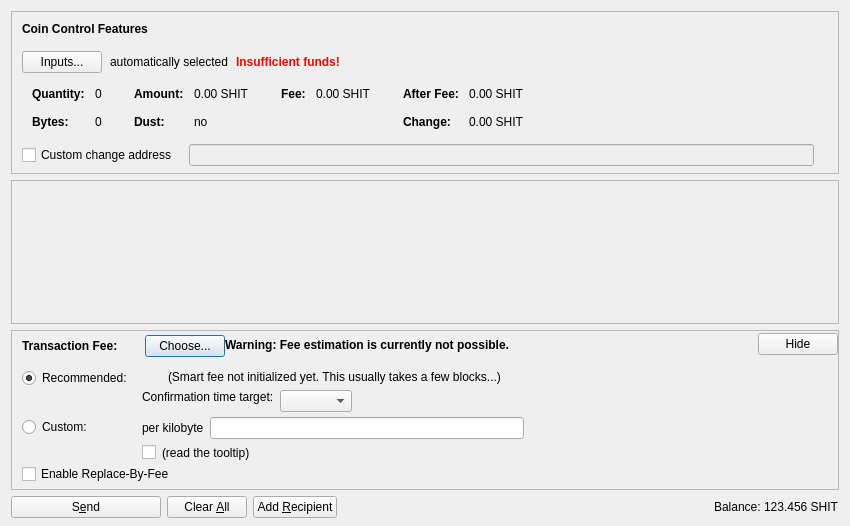
<?xml version="1.0" encoding="UTF-8"?>
<ui version="4.0">
 <class>SendCoinsDialog</class>
 <widget class="QDialog" name="SendCoinsDialog">
  <property name="geometry">
   <rect>
    <x>0</x>
    <y>0</y>
    <width>850</width>
    <height>526</height>
   </rect>
  </property>
  <property name="windowTitle">
   <string>Send Coins</string>
  </property>
  <layout class="QVBoxLayout" name="verticalLayout" stretch="0,1,0,0">
   <property name="bottomMargin">
    <number>8</number>
   </property>
   <item>
    <widget class="QFrame" name="frameCoinControl">
     <property name="sizePolicy">
      <sizepolicy hsizetype="Expanding" vsizetype="Expanding">
       <horstretch>0</horstretch>
       <verstretch>0</verstretch>
      </sizepolicy>
     </property>
     <property name="maximumSize">
      <size>
       <width>16777215</width>
       <height>16777215</height>
      </size>
     </property>
     <property name="frameShape">
      <enum>QFrame::StyledPanel</enum>
     </property>
     <property name="frameShadow">
      <enum>QFrame::Sunken</enum>
     </property>
     <layout class="QVBoxLayout" name="verticalLayoutCoinControl2">
      <property name="spacing">
       <number>0</number>
      </property>
      <property name="leftMargin">
       <number>0</number>
      </property>
      <property name="topMargin">
       <number>0</number>
      </property>
      <property name="rightMargin">
       <number>0</number>
      </property>
      <property name="bottomMargin">
       <number>6</number>
      </property>
      <item>
       <layout class="QVBoxLayout" name="verticalLayoutCoinControl" stretch="0,0,0,0,1">
        <property name="spacing">
         <number>0</number>
        </property>
        <property name="leftMargin">
         <number>10</number>
        </property>
        <property name="topMargin">
         <number>10</number>
        </property>
        <item>
         <layout class="QHBoxLayout" name="horizontalLayoutCoinControl1">
          <property name="bottomMargin">
           <number>15</number>
          </property>
          <item>
           <widget class="QLabel" name="labelCoinControlFeatures">
            <property name="sizePolicy">
             <sizepolicy hsizetype="Preferred" vsizetype="Maximum">
              <horstretch>0</horstretch>
              <verstretch>0</verstretch>
             </sizepolicy>
            </property>
            <property name="font">
             <font>
              <weight>75</weight>
              <bold>true</bold>
             </font>
            </property>
            <property name="styleSheet">
             <string notr="true">font-weight:bold;</string>
            </property>
            <property name="text">
             <string>Coin Control Features</string>
            </property>
           </widget>
          </item>
         </layout>
        </item>
        <item>
         <layout class="QHBoxLayout" name="horizontalLayoutCoinControl2" stretch="0,0,0,0">
          <property name="spacing">
           <number>8</number>
          </property>
          <property name="bottomMargin">
           <number>10</number>
          </property>
          <item>
           <widget class="QPushButton" name="pushButtonCoinControl">
            <property name="styleSheet">
             <string notr="true"/>
            </property>
            <property name="text">
             <string>Inputs...</string>
            </property>
            <property name="autoDefault">
             <bool>false</bool>
            </property>
           </widget>
          </item>
          <item>
           <widget class="QLabel" name="labelCoinControlAutomaticallySelected">
            <property name="text">
             <string>automatically selected</string>
            </property>
            <property name="margin">
             <number>5</number>
            </property>
           </widget>
          </item>
          <item>
           <widget class="QLabel" name="labelCoinControlInsuffFunds">
            <property name="font">
             <font>
              <weight>75</weight>
              <bold>true</bold>
             </font>
            </property>
            <property name="styleSheet">
             <string notr="true">color:red;font-weight:bold;</string>
            </property>
            <property name="text">
             <string>Insufficient funds!</string>
            </property>
            <property name="margin">
             <number>5</number>
            </property>
           </widget>
          </item>
          <item>
           <spacer name="horizontalSpacerCoinControl">
            <property name="orientation">
             <enum>Qt::Horizontal</enum>
            </property>
            <property name="sizeHint" stdset="0">
             <size>
              <width>40</width>
              <height>1</height>
             </size>
            </property>
           </spacer>
          </item>
         </layout>
        </item>
        <item>
         <widget class="QWidget" name="widgetCoinControl" native="true">
          <property name="sizePolicy">
           <sizepolicy hsizetype="Preferred" vsizetype="Preferred">
            <horstretch>0</horstretch>
            <verstretch>0</verstretch>
           </sizepolicy>
          </property>
          <property name="minimumSize">
           <size>
            <width>0</width>
            <height>0</height>
           </size>
          </property>
          <property name="styleSheet">
           <string notr="true"/>
          </property>
          <layout class="QHBoxLayout" name="horizontalLayoutCoinControl5">
           <property name="leftMargin">
            <number>0</number>
           </property>
           <property name="topMargin">
            <number>0</number>
           </property>
           <property name="rightMargin">
            <number>0</number>
           </property>
           <property name="bottomMargin">
            <number>0</number>
           </property>
           <item>
            <layout class="QHBoxLayout" name="horizontalLayoutCoinControl3" stretch="0,0,0,1">
             <property name="spacing">
              <number>20</number>
             </property>
             <property name="topMargin">
              <number>0</number>
             </property>
             <property name="bottomMargin">
              <number>10</number>
             </property>
             <item>
              <layout class="QFormLayout" name="formLayoutCoinControl1">
               <property name="horizontalSpacing">
                <number>10</number>
               </property>
               <property name="verticalSpacing">
                <number>14</number>
               </property>
               <property name="leftMargin">
                <number>10</number>
               </property>
               <property name="topMargin">
                <number>4</number>
               </property>
               <property name="rightMargin">
                <number>6</number>
               </property>
               <item row="0" column="0">
                <widget class="QLabel" name="labelCoinControlQuantityText">
                 <property name="font">
                  <font>
                   <weight>75</weight>
                   <bold>true</bold>
                  </font>
                 </property>
                 <property name="text">
                  <string>Quantity:</string>
                 </property>
                 <property name="margin">
                  <number>0</number>
                 </property>
                </widget>
               </item>
               <item row="0" column="1">
                <widget class="QLabel" name="labelCoinControlQuantity">
                 <property name="cursor">
                  <cursorShape>IBeamCursor</cursorShape>
                 </property>
                 <property name="contextMenuPolicy">
                  <enum>Qt::ActionsContextMenu</enum>
                 </property>
                 <property name="text">
                  <string notr="true">0</string>
                 </property>
                 <property name="margin">
                  <number>0</number>
                 </property>
                 <property name="textInteractionFlags">
                  <set>Qt::LinksAccessibleByMouse|Qt::TextSelectableByKeyboard|Qt::TextSelectableByMouse</set>
                 </property>
                </widget>
               </item>
               <item row="1" column="0">
                <widget class="QLabel" name="labelCoinControlBytesText">
                 <property name="font">
                  <font>
                   <weight>75</weight>
                   <bold>true</bold>
                  </font>
                 </property>
                 <property name="text">
                  <string>Bytes:</string>
                 </property>
                </widget>
               </item>
               <item row="1" column="1">
                <widget class="QLabel" name="labelCoinControlBytes">
                 <property name="cursor">
                  <cursorShape>IBeamCursor</cursorShape>
                 </property>
                 <property name="contextMenuPolicy">
                  <enum>Qt::ActionsContextMenu</enum>
                 </property>
                 <property name="text">
                  <string notr="true">0</string>
                 </property>
                 <property name="textInteractionFlags">
                  <set>Qt::LinksAccessibleByMouse|Qt::TextSelectableByKeyboard|Qt::TextSelectableByMouse</set>
                 </property>
                </widget>
               </item>
              </layout>
             </item>
             <item>
              <layout class="QFormLayout" name="formLayoutCoinControl2">
               <property name="horizontalSpacing">
                <number>10</number>
               </property>
               <property name="verticalSpacing">
                <number>14</number>
               </property>
               <property name="leftMargin">
                <number>6</number>
               </property>
               <property name="topMargin">
                <number>4</number>
               </property>
               <property name="rightMargin">
                <number>6</number>
               </property>
               <item row="0" column="0">
                <widget class="QLabel" name="labelCoinControlAmountText">
                 <property name="font">
                  <font>
                   <weight>75</weight>
                   <bold>true</bold>
                  </font>
                 </property>
                 <property name="text">
                  <string>Amount:</string>
                 </property>
                 <property name="margin">
                  <number>0</number>
                 </property>
                </widget>
               </item>
               <item row="0" column="1">
                <widget class="QLabel" name="labelCoinControlAmount">
                 <property name="cursor">
                  <cursorShape>IBeamCursor</cursorShape>
                 </property>
                 <property name="contextMenuPolicy">
                  <enum>Qt::ActionsContextMenu</enum>
                 </property>
                 <property name="text">
                  <string notr="true">0.00 SHIT</string>
                 </property>
                 <property name="textInteractionFlags">
                  <set>Qt::LinksAccessibleByMouse|Qt::TextSelectableByKeyboard|Qt::TextSelectableByMouse</set>
                 </property>
                </widget>
               </item>
               <item row="1" column="0">
                <widget class="QLabel" name="labelCoinControlLowOutputText">
                 <property name="font">
                  <font>
                   <weight>75</weight>
                   <bold>true</bold>
                  </font>
                 </property>
                 <property name="text">
                  <string>Dust:</string>
                 </property>
                </widget>
               </item>
               <item row="1" column="1">
                <widget class="QLabel" name="labelCoinControlLowOutput">
                 <property name="cursor">
                  <cursorShape>IBeamCursor</cursorShape>
                 </property>
                 <property name="contextMenuPolicy">
                  <enum>Qt::ActionsContextMenu</enum>
                 </property>
                 <property name="text">
                  <string notr="true">no</string>
                 </property>
                 <property name="textInteractionFlags">
                  <set>Qt::LinksAccessibleByMouse|Qt::TextSelectableByKeyboard|Qt::TextSelectableByMouse</set>
                 </property>
                </widget>
               </item>
              </layout>
             </item>
             <item>
              <layout class="QFormLayout" name="formLayoutCoinControl3">
               <property name="horizontalSpacing">
                <number>10</number>
               </property>
               <property name="verticalSpacing">
                <number>14</number>
               </property>
               <property name="leftMargin">
                <number>6</number>
               </property>
               <property name="topMargin">
                <number>4</number>
               </property>
               <property name="rightMargin">
                <number>6</number>
               </property>
               <item row="0" column="0">
                <widget class="QLabel" name="labelCoinControlFeeText">
                 <property name="font">
                  <font>
                   <weight>75</weight>
                   <bold>true</bold>
                  </font>
                 </property>
                 <property name="text">
                  <string>Fee:</string>
                 </property>
                 <property name="margin">
                  <number>0</number>
                 </property>
                </widget>
               </item>
               <item row="0" column="1">
                <widget class="QLabel" name="labelCoinControlFee">
                 <property name="cursor">
                  <cursorShape>IBeamCursor</cursorShape>
                 </property>
                 <property name="contextMenuPolicy">
                  <enum>Qt::ActionsContextMenu</enum>
                 </property>
                 <property name="text">
                  <string notr="true">0.00 SHIT</string>
                 </property>
                 <property name="textInteractionFlags">
                  <set>Qt::LinksAccessibleByMouse|Qt::TextSelectableByKeyboard|Qt::TextSelectableByMouse</set>
                 </property>
                </widget>
               </item>
              </layout>
             </item>
             <item>
              <layout class="QFormLayout" name="formLayoutCoinControl4">
               <property name="horizontalSpacing">
                <number>10</number>
               </property>
               <property name="verticalSpacing">
                <number>14</number>
               </property>
               <property name="leftMargin">
                <number>6</number>
               </property>
               <property name="topMargin">
                <number>4</number>
               </property>
               <property name="rightMargin">
                <number>6</number>
               </property>
               <item row="0" column="0">
                <widget class="QLabel" name="labelCoinControlAfterFeeText">
                 <property name="font">
                  <font>
                   <weight>75</weight>
                   <bold>true</bold>
                  </font>
                 </property>
                 <property name="text">
                  <string>After Fee:</string>
                 </property>
                 <property name="margin">
                  <number>0</number>
                 </property>
                </widget>
               </item>
               <item row="0" column="1">
                <widget class="QLabel" name="labelCoinControlAfterFee">
                 <property name="cursor">
                  <cursorShape>IBeamCursor</cursorShape>
                 </property>
                 <property name="contextMenuPolicy">
                  <enum>Qt::ActionsContextMenu</enum>
                 </property>
                 <property name="text">
                  <string notr="true">0.00 SHIT</string>
                 </property>
                 <property name="textInteractionFlags">
                  <set>Qt::LinksAccessibleByMouse|Qt::TextSelectableByKeyboard|Qt::TextSelectableByMouse</set>
                 </property>
                </widget>
               </item>
               <item row="1" column="0">
                <widget class="QLabel" name="labelCoinControlChangeText">
                 <property name="font">
                  <font>
                   <weight>75</weight>
                   <bold>true</bold>
                  </font>
                 </property>
                 <property name="text">
                  <string>Change:</string>
                 </property>
                </widget>
               </item>
               <item row="1" column="1">
                <widget class="QLabel" name="labelCoinControlChange">
                 <property name="cursor">
                  <cursorShape>IBeamCursor</cursorShape>
                 </property>
                 <property name="contextMenuPolicy">
                  <enum>Qt::ActionsContextMenu</enum>
                 </property>
                 <property name="text">
                  <string notr="true">0.00 SHIT</string>
                 </property>
                 <property name="textInteractionFlags">
                  <set>Qt::LinksAccessibleByMouse|Qt::TextSelectableByKeyboard|Qt::TextSelectableByMouse</set>
                 </property>
                </widget>
               </item>
              </layout>
             </item>
            </layout>
           </item>
          </layout>
         </widget>
        </item>
        <item>
         <layout class="QHBoxLayout" name="horizontalLayoutCoinControl4" stretch="0,0,0">
          <property name="spacing">
           <number>12</number>
          </property>
          <property name="sizeConstraint">
           <enum>QLayout::SetDefaultConstraint</enum>
          </property>
          <property name="topMargin">
           <number>5</number>
          </property>
          <property name="rightMargin">
           <number>5</number>
          </property>
          <item>
           <widget class="QCheckBox" name="checkBoxCoinControlChange">
            <property name="toolTip">
             <string>If this is activated, but the change address is empty or invalid, change will be sent to a newly generated address.</string>
            </property>
            <property name="text">
             <string>Custom change address</string>
            </property>
           </widget>
          </item>
          <item>
           <widget class="QValidatedLineEdit" name="lineEditCoinControlChange">
            <property name="enabled">
             <bool>false</bool>
            </property>
            <property name="sizePolicy">
             <sizepolicy hsizetype="Expanding" vsizetype="Fixed">
              <horstretch>0</horstretch>
              <verstretch>0</verstretch>
             </sizepolicy>
            </property>
           </widget>
          </item>
          <item>
           <widget class="QLabel" name="labelCoinControlChangeLabel">
            <property name="sizePolicy">
             <sizepolicy hsizetype="Preferred" vsizetype="Expanding">
              <horstretch>0</horstretch>
              <verstretch>0</verstretch>
             </sizepolicy>
            </property>
            <property name="minimumSize">
             <size>
              <width>0</width>
              <height>0</height>
             </size>
            </property>
            <property name="text">
             <string/>
            </property>
            <property name="margin">
             <number>3</number>
            </property>
           </widget>
          </item>
         </layout>
        </item>
        <item>
         <spacer name="verticalSpacerCoinControl">
          <property name="orientation">
           <enum>Qt::Vertical</enum>
          </property>
          <property name="sizeHint" stdset="0">
           <size>
            <width>800</width>
            <height>1</height>
           </size>
          </property>
         </spacer>
        </item>
       </layout>
      </item>
     </layout>
    </widget>
   </item>
   <item>
    <widget class="QScrollArea" name="scrollArea">
     <property name="widgetResizable">
      <bool>true</bool>
     </property>
     <widget class="QWidget" name="scrollAreaWidgetContents">
      <property name="geometry">
       <rect>
        <x>0</x>
        <y>0</y>
        <width>830</width>
        <height>104</height>
       </rect>
      </property>
      <layout class="QVBoxLayout" name="verticalLayout_2" stretch="0,1">
       <property name="leftMargin">
        <number>0</number>
       </property>
       <property name="topMargin">
        <number>0</number>
       </property>
       <property name="rightMargin">
        <number>0</number>
       </property>
       <property name="bottomMargin">
        <number>0</number>
       </property>
       <item>
        <layout class="QVBoxLayout" name="entries">
         <property name="spacing">
          <number>6</number>
         </property>
        </layout>
       </item>
       <item>
        <spacer name="verticalSpacer">
         <property name="orientation">
          <enum>Qt::Vertical</enum>
         </property>
         <property name="sizeHint" stdset="0">
          <size>
           <width>20</width>
           <height>40</height>
          </size>
         </property>
        </spacer>
       </item>
      </layout>
     </widget>
    </widget>
   </item>
   <item>
    <widget class="QFrame" name="frameFee">
     <property name="sizePolicy">
      <sizepolicy hsizetype="Expanding" vsizetype="Expanding">
       <horstretch>0</horstretch>
       <verstretch>0</verstretch>
      </sizepolicy>
     </property>
     <property name="maximumSize">
      <size>
       <width>16777215</width>
       <height>16777215</height>
      </size>
     </property>
     <property name="frameShape">
      <enum>QFrame::StyledPanel</enum>
     </property>
     <property name="frameShadow">
      <enum>QFrame::Sunken</enum>
     </property>
     <layout class="QVBoxLayout" name="verticalLayoutFee1">
      <property name="spacing">
       <number>0</number>
      </property>
      <property name="leftMargin">
       <number>0</number>
      </property>
      <property name="topMargin">
       <number>0</number>
      </property>
      <property name="rightMargin">
       <number>0</number>
      </property>
      <property name="bottomMargin">
       <number>0</number>
      </property>
      <item>
       <layout class="QVBoxLayout" name="verticalLayoutFee2" stretch="0,0,0">
        <property name="spacing">
         <number>0</number>
        </property>
        <property name="leftMargin">
         <number>10</number>
        </property>
        <property name="topMargin">
         <number>0</number>
        </property>
        <item>
         <layout class="QHBoxLayout" name="horizontalLayoutFee1">
          <property name="bottomMargin">
           <number>0</number>
          </property>
          <item>
           <layout class="QVBoxLayout" name="verticalLayoutFee7">
            <property name="spacing">
             <number>0</number>
            </property>
            <item>
             <spacer name="verticalSpacerSmartFee">
              <property name="orientation">
               <enum>Qt::Vertical</enum>
              </property>
              <property name="sizeType">
               <enum>QSizePolicy::Fixed</enum>
              </property>
              <property name="sizeHint" stdset="0">
               <size>
                <width>1</width>
                <height>4</height>
               </size>
              </property>
             </spacer>
            </item>
            <item>
             <layout class="QHBoxLayout" name="horizontalLayoutSmartFee">
              <property name="spacing">
               <number>10</number>
              </property>
              <item>
               <widget class="QLabel" name="labelFeeHeadline">
                <property name="sizePolicy">
                 <sizepolicy hsizetype="Preferred" vsizetype="Maximum">
                  <horstretch>0</horstretch>
                  <verstretch>0</verstretch>
                 </sizepolicy>
                </property>
                <property name="font">
                 <font>
                  <weight>75</weight>
                  <bold>true</bold>
                 </font>
                </property>
                <property name="styleSheet">
                 <string notr="true">font-weight:bold;</string>
                </property>
                <property name="text">
                 <string>Transaction Fee:</string>
                </property>
               </widget>
              </item>
              <item>
               <widget class="QLabel" name="labelFeeMinimized">
                <property name="text">
                 <string/>
                </property>
               </widget>
              </item>
              <item>
               <widget class="QPushButton" name="buttonChooseFee">
                <property name="text">
                 <string>Choose...</string>
                </property>
               </widget>
              </item>
             </layout>
            </item>
            <item>
             <spacer name="verticalSpacer_5">
              <property name="orientation">
               <enum>Qt::Vertical</enum>
              </property>
              <property name="sizeHint" stdset="0">
               <size>
                <width>1</width>
                <height>1</height>
               </size>
              </property>
             </spacer>
            </item>
           </layout>
          </item>
          <item>
           <widget class="QLabel" name="fallbackFeeWarningLabel">
            <property name="toolTip">
             <string>Using the fallbackfee can result in sending a transaction that will take several hours or days (or never) to confirm. Consider choosing your fee manually or wait until you have validated the complete chain.</string>
            </property>
            <property name="font">
            <font>
                <weight>75</weight>
                <bold>true</bold>
            </font>
            </property>
            <property name="text">
             <string>Warning: Fee estimation is currently not possible.</string>
            </property>
            <property name="wordWrap">
             <bool>false</bool>
            </property>
           </widget>
          </item>
          <item>
           <spacer name="horizontalSpacer_4">
            <property name="orientation">
             <enum>Qt::Horizontal</enum>
            </property>
            <property name="sizeType">
             <enum>QSizePolicy::MinimumExpanding</enum>
            </property>
            <property name="sizeHint" stdset="0">
             <size>
              <width>40</width>
              <height>20</height>
             </size>
            </property>
           </spacer>
          </item>
          <item>
           <widget class="QPushButton" name="buttonMinimizeFee">
            <property name="toolTip">
             <string>collapse fee-settings</string>
            </property>
            <property name="text">
             <string>Hide</string>
            </property>
           </widget>
          </item>
         </layout>
        </item>
        <item>
         <widget class="QFrame" name="frameFeeSelection">
          <layout class="QVBoxLayout" name="verticalLayoutFee12">
           <property name="spacing">
            <number>0</number>
           </property>
           <property name="leftMargin">
            <number>0</number>
           </property>
           <property name="topMargin">
            <number>0</number>
           </property>
           <property name="rightMargin">
            <number>0</number>
           </property>
           <property name="bottomMargin">
            <number>0</number>
           </property>
           <item>
            <layout class="QGridLayout" name="gridLayoutFee">
             <property name="topMargin">
              <number>10</number>
             </property>
             <property name="bottomMargin">
              <number>4</number>
             </property>
             <property name="horizontalSpacing">
              <number>10</number>
             </property>
             <property name="verticalSpacing">
              <number>4</number>
             </property>
             <item row="1" column="1">
              <layout class="QVBoxLayout" name="verticalLayoutFee8">
               <property name="spacing">
                <number>6</number>
               </property>
               <item>
                <layout class="QHBoxLayout" name="horizontalLayoutFee13">
                 <item>
                  <widget class="QLabel" name="labelCustomPerKilobyte">
                   <property name="toolTip">
                    <string>Specify a custom fee per kB (1,000 bytes) of the transaction's virtual size.

Note:  Since the fee is calculated on a per-byte basis, a fee of "100 satoshis per kB" for a transaction size of 500 bytes (half of 1 kB) would ultimately yield a fee of only 50 satoshis.</string>
                   </property>
                   <property name="text">
                    <string>per kilobyte</string>
                   </property>
                  </widget>
                 </item>
                 <item>
                  <widget class="ShitcoinAmountField" name="customFee"/>
                 </item>
                 <item>
                  <spacer name="horizontalSpacer_6">
                   <property name="orientation">
                    <enum>Qt::Horizontal</enum>
                   </property>
                   <property name="sizeHint" stdset="0">
                    <size>
                     <width>1</width>
                     <height>1</height>
                    </size>
                   </property>
                  </spacer>
                 </item>
                </layout>
               </item>
               <item>
                <layout class="QHBoxLayout" name="horizontalLayoutFee8">
                 <item>
                  <widget class="QCheckBox" name="checkBoxMinimumFee">
                   <property name="toolTip">
                    <string>Paying only the minimum fee is just fine as long as there is less transaction volume than space in the blocks. But be aware that this can end up in a never confirming transaction once there is more demand for shitcoin transactions than the network can process.</string>
                   </property>
                   <property name="text">
                    <string/>
                   </property>
                  </widget>
                 </item>
                 <item>
                  <widget class="QLabel" name="labelMinFeeWarning">
                   <property name="enabled">
                    <bool>true</bool>
                   </property>
                   <property name="toolTip">
                    <string>Paying only the minimum fee is just fine as long as there is less transaction volume than space in the blocks. But be aware that this can end up in a never confirming transaction once there is more demand for shitcoin transactions than the network can process.</string>
                   </property>
                   <property name="text">
                    <string>(read the tooltip)</string>
                   </property>
                   <property name="margin">
                    <number>5</number>
                   </property>
                  </widget>
                 </item>
                 <item>
                  <spacer name="horizontalSpacer_2">
                   <property name="orientation">
                    <enum>Qt::Horizontal</enum>
                   </property>
                   <property name="sizeHint" stdset="0">
                    <size>
                     <width>1</width>
                     <height>1</height>
                    </size>
                   </property>
                  </spacer>
                 </item>
                </layout>
               </item>
              </layout>
             </item>
             <item row="0" column="0">
              <layout class="QVBoxLayout" name="verticalLayoutFee4" stretch="0,1">
               <item>
                <widget class="QRadioButton" name="radioSmartFee">
                 <property name="text">
                  <string>Recommended:</string>
                 </property>
                 <property name="checked">
                  <bool>true</bool>
                 </property>
                 <attribute name="buttonGroup">
                  <string notr="true">groupFee</string>
                 </attribute>
                </widget>
               </item>
               <item>
                <spacer name="verticalSpacer_2">
                 <property name="orientation">
                  <enum>Qt::Vertical</enum>
                 </property>
                 <property name="sizeHint" stdset="0">
                  <size>
                   <width>1</width>
                   <height>1</height>
                  </size>
                 </property>
                </spacer>
               </item>
              </layout>
             </item>
             <item row="1" column="0">
              <layout class="QVBoxLayout" name="verticalLayoutFee9" stretch="0,1">
               <item>
                <widget class="QRadioButton" name="radioCustomFee">
                 <property name="text">
                  <string>Custom:</string>
                 </property>
                 <attribute name="buttonGroup">
                  <string notr="true">groupFee</string>
                 </attribute>
                </widget>
               </item>
               <item>
                <spacer name="verticalSpacer_6">
                 <property name="orientation">
                  <enum>Qt::Vertical</enum>
                 </property>
                 <property name="sizeHint" stdset="0">
                  <size>
                   <width>1</width>
                   <height>1</height>
                  </size>
                 </property>
                </spacer>
               </item>
              </layout>
             </item>
             <item row="0" column="1">
              <layout class="QVBoxLayout" name="verticalLayoutFee3" stretch="0,0,1">
               <property name="spacing">
                <number>6</number>
               </property>
               <property name="topMargin">
                <number>2</number>
               </property>
               <item>
                <layout class="QHBoxLayout" name="horizontalLayoutFee12">
                 <item>
                  <widget class="QLabel" name="labelSmartFee">
                   <property name="text">
                    <string/>
                   </property>
                   <property name="margin">
                    <number>2</number>
                   </property>
                  </widget>
                 </item>
                 <item>
                  <widget class="QLabel" name="labelFeeEstimation">
                   <property name="text">
                    <string/>
                   </property>
                  </widget>
                 </item>
                 <item>
                  <widget class="QLabel" name="labelSmartFee2">
                   <property name="text">
                    <string>(Smart fee not initialized yet. This usually takes a few blocks...)</string>
                   </property>
                   <property name="margin">
                    <number>2</number>
                   </property>
                  </widget>
                 </item>
                 <item>
                  <spacer name="horizontalSpacer_5">
                   <property name="orientation">
                    <enum>Qt::Horizontal</enum>
                   </property>
                   <property name="sizeHint" stdset="0">
                    <size>
                     <width>1</width>
                     <height>1</height>
                    </size>
                   </property>
                  </spacer>
                 </item>
                </layout>
               </item>
               <item>
                <layout class="QHBoxLayout" name="horizontalLayoutFee9">
                 <item>
                  <layout class="QVBoxLayout" name="verticalLayoutFee6">
                   <item>
                    <widget class="QLabel" name="labelSmartFee3">
                     <property name="text">
                      <string>Confirmation time target:</string>
                     </property>
                     <property name="margin">
                      <number>2</number>
                     </property>
                    </widget>
                   </item>
                   <item>
                    <spacer name="verticalSpacer_3">
                     <property name="orientation">
                      <enum>Qt::Vertical</enum>
                     </property>
                     <property name="sizeHint" stdset="0">
                      <size>
                       <width>1</width>
                       <height>1</height>
                      </size>
                     </property>
                    </spacer>
                   </item>
                  </layout>
                 </item>
                 <item>
                  <layout class="QVBoxLayout" name="verticalLayoutFee5">
                   <property name="rightMargin">
                    <number>30</number>
                   </property>
                   <item>
                    <layout class="QHBoxLayout" name="horizontalLayoutConfTarget">
                     <property name="bottomMargin">
                      <number>0</number>
                     </property>
                     <item>
                      <widget class="QComboBox" name="confTargetSelector"/>
                     </item>
                     <item>
                      <spacer name="horizontalSpacerConfTarget">
                       <property name="orientation">
                        <enum>Qt::Horizontal</enum>
                       </property>
                       <property name="sizeHint" stdset="0">
                        <size>
                         <width>40</width>
                         <height>20</height>
                        </size>
                       </property>
                      </spacer>
                     </item>
                    </layout>
                   </item>
                  </layout>
                 </item>
                </layout>
               </item>
               <item>
                <spacer name="verticalSpacer_4">
                 <property name="orientation">
                  <enum>Qt::Vertical</enum>
                 </property>
                 <property name="sizeHint" stdset="0">
                  <size>
                   <width>1</width>
                   <height>1</height>
                  </size>
                 </property>
                </spacer>
               </item>
              </layout>
             </item>
            </layout>
           </item>
           <item>
            <widget class="QCheckBox" name="optInRBF">
             <property name="text">
              <string>Enable Replace-By-Fee</string>
             </property>
             <property name="toolTip">
              <string>With Replace-By-Fee (BIP-125) you can increase a transaction's fee after it is sent. Without this, a higher fee may be recommended to compensate for increased transaction delay risk.</string>
             </property>
            </widget>
           </item>
          </layout>
         </widget>
        </item>
        <item>
         <spacer name="verticalSpacerFee">
          <property name="orientation">
           <enum>Qt::Vertical</enum>
          </property>
          <property name="sizeHint" stdset="0">
           <size>
            <width>40</width>
            <height>5</height>
           </size>
          </property>
         </spacer>
        </item>
       </layout>
      </item>
     </layout>
    </widget>
   </item>
   <item>
    <layout class="QHBoxLayout" name="horizontalLayout">
     <item>
      <widget class="QPushButton" name="sendButton">
       <property name="minimumSize">
        <size>
         <width>150</width>
         <height>0</height>
        </size>
       </property>
       <property name="toolTip">
        <string>Confirm the send action</string>
       </property>
       <property name="text">
        <string>S&amp;end</string>
       </property>
       <property name="icon">
        <iconset resource="../shitcoin.qrc">
         <normaloff>:/icons/send</normaloff>:/icons/send</iconset>
       </property>
       <property name="autoDefault">
        <bool>false</bool>
       </property>
       <property name="default">
        <bool>false</bool>
       </property>
      </widget>
     </item>
     <item>
      <widget class="QPushButton" name="clearButton">
       <property name="sizePolicy">
        <sizepolicy hsizetype="Minimum" vsizetype="Fixed">
         <horstretch>0</horstretch>
         <verstretch>0</verstretch>
        </sizepolicy>
       </property>
       <property name="toolTip">
        <string>Clear all fields of the form.</string>
       </property>
       <property name="text">
        <string>Clear &amp;All</string>
       </property>
       <property name="icon">
        <iconset resource="../shitcoin.qrc">
         <normaloff>:/icons/remove</normaloff>:/icons/remove</iconset>
       </property>
       <property name="autoDefault">
        <bool>false</bool>
       </property>
      </widget>
     </item>
     <item>
      <widget class="QPushButton" name="addButton">
       <property name="toolTip">
        <string>Send to multiple recipients at once</string>
       </property>
       <property name="text">
        <string>Add &amp;Recipient</string>
       </property>
       <property name="icon">
        <iconset resource="../shitcoin.qrc">
         <normaloff>:/icons/add</normaloff>:/icons/add</iconset>
       </property>
       <property name="autoDefault">
        <bool>false</bool>
       </property>
      </widget>
     </item>
     <item>
      <spacer name="horizontalSpacer">
       <property name="orientation">
        <enum>Qt::Horizontal</enum>
       </property>
       <property name="sizeHint" stdset="0">
        <size>
         <width>40</width>
         <height>20</height>
        </size>
       </property>
      </spacer>
     </item>
     <item>
      <layout class="QHBoxLayout" name="horizontalLayout_2">
       <property name="spacing">
        <number>3</number>
       </property>
       <item>
        <widget class="QLabel" name="label">
         <property name="sizePolicy">
          <sizepolicy hsizetype="Preferred" vsizetype="Fixed">
           <horstretch>0</horstretch>
           <verstretch>0</verstretch>
          </sizepolicy>
         </property>
         <property name="text">
          <string>Balance:</string>
         </property>
        </widget>
       </item>
       <item>
        <widget class="QLabel" name="labelBalance">
         <property name="sizePolicy">
          <sizepolicy hsizetype="Preferred" vsizetype="Fixed">
           <horstretch>0</horstretch>
           <verstretch>0</verstretch>
          </sizepolicy>
         </property>
         <property name="cursor">
          <cursorShape>IBeamCursor</cursorShape>
         </property>
         <property name="text">
          <string notr="true">123.456 SHIT</string>
         </property>
         <property name="textInteractionFlags">
          <set>Qt::LinksAccessibleByMouse|Qt::TextSelectableByKeyboard|Qt::TextSelectableByMouse</set>
         </property>
        </widget>
       </item>
      </layout>
     </item>
    </layout>
   </item>
  </layout>
 </widget>
 <customwidgets>
  <customwidget>
   <class>QValidatedLineEdit</class>
   <extends>QLineEdit</extends>
   <header>qt/qvalidatedlineedit.h</header>
  </customwidget>
  <customwidget>
   <class>ShitcoinAmountField</class>
   <extends>QLineEdit</extends>
   <header>qt/shitcoinamountfield.h</header>
   <container>1</container>
  </customwidget>
 </customwidgets>
 <resources>
  <include location="../shitcoin.qrc"/>
 </resources>
 <connections/>
 <buttongroups>
  <buttongroup name="groupFee"/>
 </buttongroups>
</ui>
